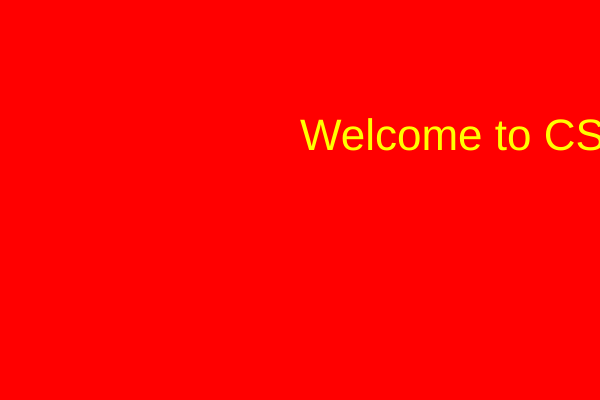
Frame 1 (no input)
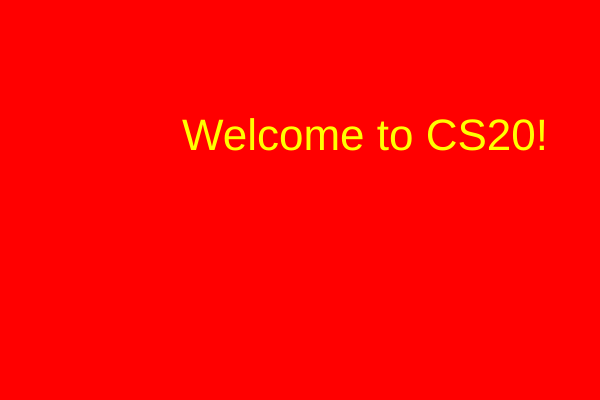
Frame 60 (no input)
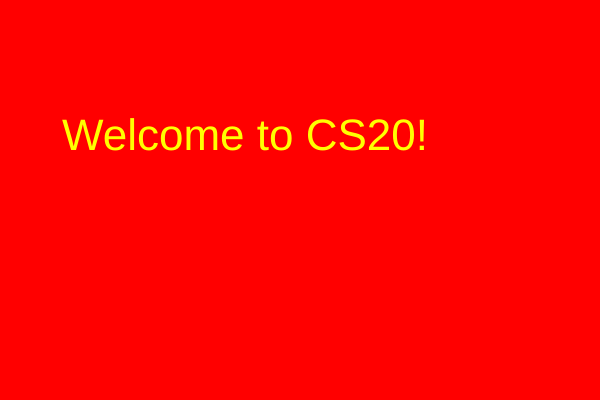
Frame 120 (the mouse pressed at the canvas centre since frame 60)

The p5.js sketch that drew these frames (run headless with seeded random() and noise() and a simulated clock; from frame 60 on, the mouse is pressed at the canvas centre):

// p5.js sketch
// ── sketch.js
/*
* CS 20
* Unit 1
* Example 2
*/

/** Global Variables */
let textX = 300;

function setup() {
  let sketch = createCanvas(600, 400);
}

function draw() {
  background(255, 0, 0);

  noStroke();
  fill(255, 255, 0);
  textSize(44);
  text("Welcome to CS20!", textX, 150);

  textX = textX - 2;

  if (textX < -250) {
    textX = 600;
    print("too far right, restart on the left");
  }
}
